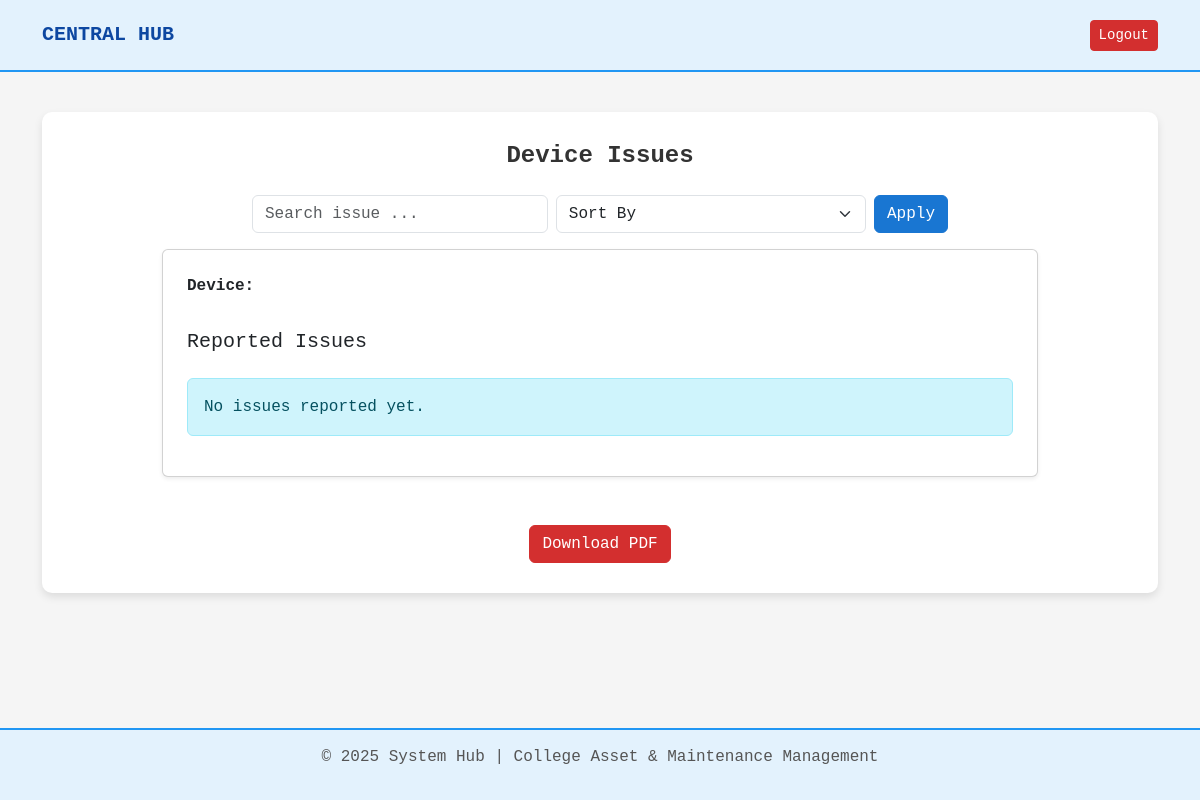
The app's page /issues/ (signed in), older data.
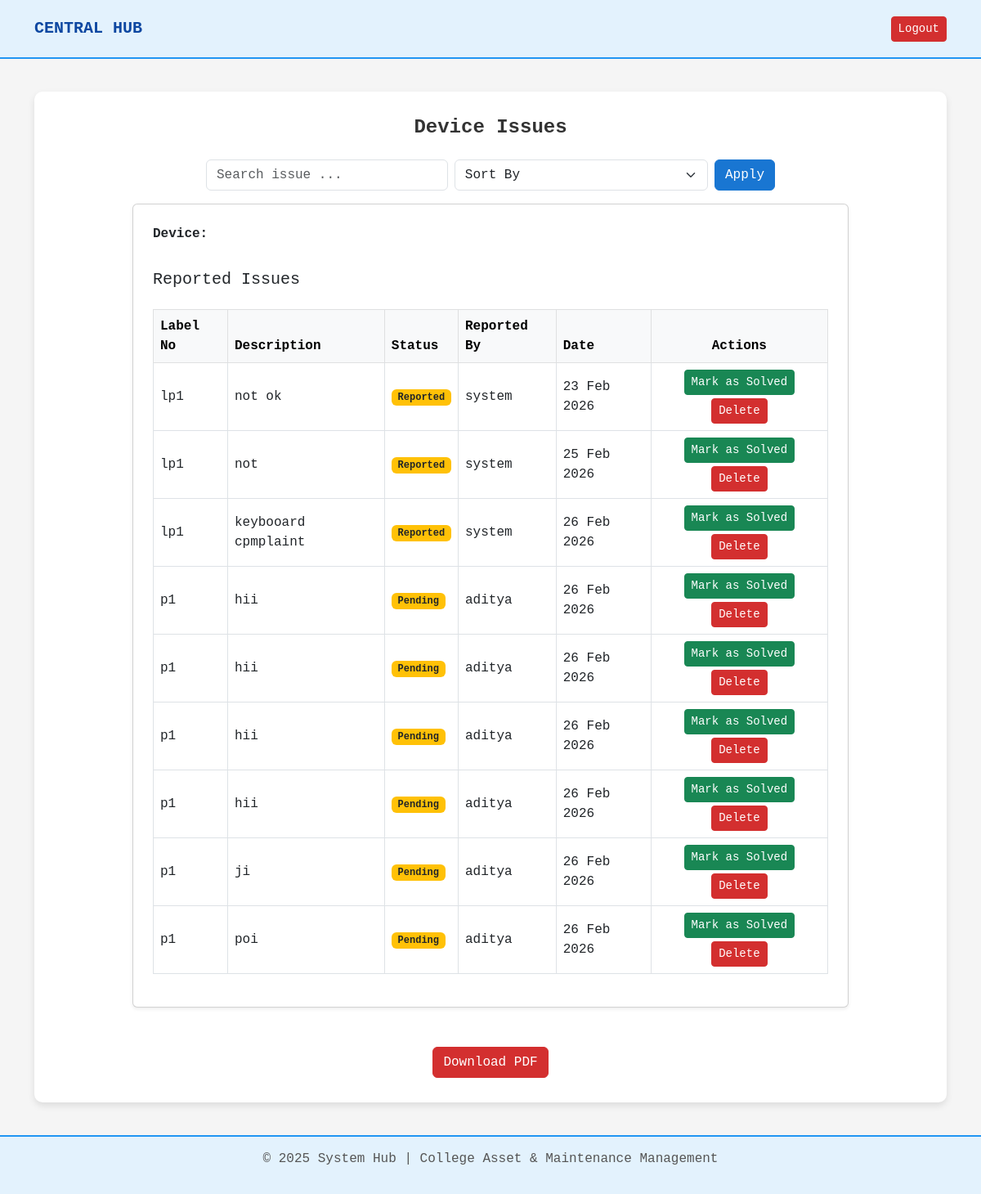
The same page, newer data.
### core/models.py (models this page shows, shortened)
class DeviceIssues(models.Model):
    issue_id = models.AutoField(primary_key=True)
    device = models.ForeignKey(
        'Device',
        on_delete=models.CASCADE,
        related_name="issues"
    )
    reported_by = models.ForeignKey(
        settings.AUTH_USER_MODEL,
        on_delete=models.SET_NULL,
        null=True,
        related_name="reported_device_issues"
    )
    issue_description = models.TextField()
    report_date = models.DateField(auto_now_add=True)
    repaired_date = models.DateField(null=True, blank=True)
    repaired_by = models.ForeignKey(
        settings.AUTH_USER_MODEL,
        on_delete=models.SET_NULL,
        null=True,
        blank=True,
        related_name="repaired_device_issues"
    )
    repaired_description = models.TextField(null=True, blank=True)
    precautions = models.TextField(null=True, blank=True)
    cost = models.DecimalField(
        max_digits=10,
        decimal_places=2,
        null=True,
        blank=True
    )
    STATUS_CHOICES = [
        ('Pending', 'Pending'),
        ('In Progress', 'In Progress'),
        ('Solved', 'Solved'),
    ]
    status = models.CharField(
        max_length=20,
        choices=STATUS_CHOICES,
        default='Pending'
    )

class Device(models.Model):
    STATUS_CHOICES = [
        ('Working', 'Working'),
        ('Reported', 'Reported'),
    ]
    device_id = models.AutoField(primary_key=True)
    device_type = models.ForeignKey(DeviceType, on_delete=models.SET_NULL, null=True)
    label_no = models.CharField(max_length=50, unique=True)
    device_model = models.CharField(max_length=100)
    device_brand = models.CharField(max_length=100)
    device_cost = models.DecimalField(max_digits=10, decimal_places=2)
    manufactured_year = models.PositiveIntegerField()
    purchased_date = models.DateField()
    status = models.CharField(
        max_length=20,
        choices=STATUS_CHOICES,
        default='Working'
    )
    device_image = models.ImageField(upload_to='devices/', null=True, blank=True)
    department = models.ForeignKey(Department, on_delete=models.SET_NULL, null=True, blank=True)
    block_number = models.CharField(max_length=50, null=True, blank=True)
    floor_number = models.CharField(max_length=20, null=True, blank=True)
    room_number = models.CharField(max_length=20, null=True, blank=True)

class User(AbstractUser):
    user_id = models.AutoField(primary_key=True)
    department = models.ForeignKey(Department, on_delete=models.SET_NULL, null=True)
    designation = models.ForeignKey(Designation, on_delete=models.SET_NULL, null=True)
    def __str__(self):
        return self.username

### core/views.py (the view)
# urls.py: path('issues/', views.issue_list, name='issue_list'),
@login_required
def issue_list(request):
    user = request.user
    if not user.designation:
        issues = DeviceIssues.objects.none()
    else:
        user_role = user.designation.designation.strip().lower()
        if user_role == "principal":
            issues = DeviceIssues.objects.exclude(status="Solved")
        else:
            issues = DeviceIssues.objects.filter(
                device__department=user.department
            ).exclude(status="Solved")
    search_query = request.GET.get("search")
    if search_query:
        issues = issues.filter(
            Q(issue_description__icontains=search_query) |
            Q(device__label_no__icontains=search_query)
        )
    sort = request.GET.get("sort")
    if sort == "date_asc":
        issues = issues.order_by("report_date")
    elif sort == "date_desc":
        issues = issues.order_by("-report_date")
    elif sort == "status":
        issues = issues.order_by("status")
    return render(request, "issue_list.html", {
        "issues": issues,
    })

### templates/issue_list.html (shortened to what this page needs)
{% extends 'base.html' %}
{% block content %}
<h4 class="fw-bold mb-4 text-center">Device Issues</h4>
<div class="row justify-content-center mb-3">
    <div class="col-md-8">
        <form method="GET" class="d-flex gap-2">
            <input type="text"
                   name="search"
                   class="form-control"
                   placeholder="Search issue ..."
                   value="{{ request.GET.search }}">
            <select name="sort" class="form-select">
                <option value="">Sort By</option>
            </select>
            <button type="submit" class="btn btn-primary">
                Apply
            </button>
        </form>
    </div>
</div>
<div class="row justify-content-center">
    <div class="col-md-10">
        <div class="card shadow-sm p-4 mb-4">
            <p><strong>Device:</strong> {{ device.label_no }}</p>
            <h5 class="mt-3">Reported Issues</h5>
            {% if issues %}
            <div class="table-responsive mt-3">
                <table class="table table-bordered table-hover align-middle">
                    <thead class="table-light">
                        <tr>
                            <th>Label No</th>
                            <th>Description</th>
                            <th>Status</th>
                            <th>Reported By</th>
                            <th>Date</th>
                            <th class="text-center">Actions</th>
                        </tr>
                    </thead>
                    <tbody>
                        {% for issue in issues %}
                        <tr>
                            <td>{{ issue.device.label_no }}</td>
                            <td>{{ issue.issue_description }}</td>
                            <td>
                                <span class="badge
                                    {% if issue.status == 'Solved' %}bg-success
                                    {% elif issue.status == 'In Progress' %}bg-info
                                    {% else %}bg-warning text-dark{% endif %}">
                                    {{ issue.status }}
                                </span>
                            </td>
                            <td>{{ issue.reported_by }}</td>
                            <td>{{ issue.report_date|date:"d M Y" }}</td>
                            <td class="text-center">
                                {% if issue.status != "Solved" %}
                                    <a href="{% url 'issue_solved' issue.issue_id %}"
                                       class="btn btn-success btn-sm mb-1">
                                        Mark as Solved
                                    </a>
                                {% endif %}
                                <form method="POST"
                                      action="{% url 'delete_issue' issue.issue_id %}"
                                      style="display:inline;">
                                    <button type="submit"
                                            class="btn btn-danger btn-sm"
                                            onclick="return confirm('Are you sure you want to delete this issue?');">
                                        Delete
                                    </button>
                                </form>
                            </td>
                        </tr>
                        {% endfor %}
                    </tbody>
                </table>
            </div>
            {% else %}
            <div class="alert alert-info mt-3">
                No issues reported yet.
            </div>
            {% endif %}
        </div>
    </div>
</div>
<div class="text-center mt-4">
    <a href="{% url 'download_issue_list_pdf' %}?search={{ request.GET.search }}&sort={{ request.GET.sort }}"
       class="btn btn-danger">
        Download PDF
    </a>
</div>
{% endblock %}

Row changes from the older to the newer data that the page shows:
now on this page (row unchanged): DeviceIssues: device.label_no "lp1", issue_description "not ok", status "Reported", reported_by "system", report_date "23 Feb 2026", shows "Mark as Solved"
now on this page (row unchanged): DeviceIssues: device.label_no "lp1", issue_description "not", status "Reported", reported_by "system", report_date "25 Feb 2026", shows "Mark as Solved"
now on this page (row unchanged): DeviceIssues: device.label_no "lp1", issue_description "keybooard cpmplaint", status "Reported", reported_by "system", report_date "26 Feb 2026", shows "Mark as Solved"
added DeviceIssues: device.label_no "p1", issue_description "hii", status "Pending", reported_by "aditya", report_date "26 Feb 2026", shows "Mark as Solved"
added DeviceIssues: device.label_no "p1", issue_description "hii", status "Pending", reported_by "aditya", report_date "26 Feb 2026", shows "Mark as Solved"
added DeviceIssues: device.label_no "p1", issue_description "hii", status "Pending", reported_by "aditya", report_date "26 Feb 2026", shows "Mark as Solved"
added DeviceIssues: device.label_no "p1", issue_description "hii", status "Pending", reported_by "aditya", report_date "26 Feb 2026", shows "Mark as Solved"
added DeviceIssues: device.label_no "p1", issue_description "ji", status "Pending", reported_by "aditya", report_date "26 Feb 2026", shows "Mark as Solved"
added DeviceIssues: device.label_no "p1", issue_description "poi", status "Pending", reported_by "aditya", report_date "26 Feb 2026", shows "Mark as Solved"
Text that changed along with them:
text no longer shown: "No issues reported yet."
text now shown: "Label No Description Status Reported By Date Actions"
